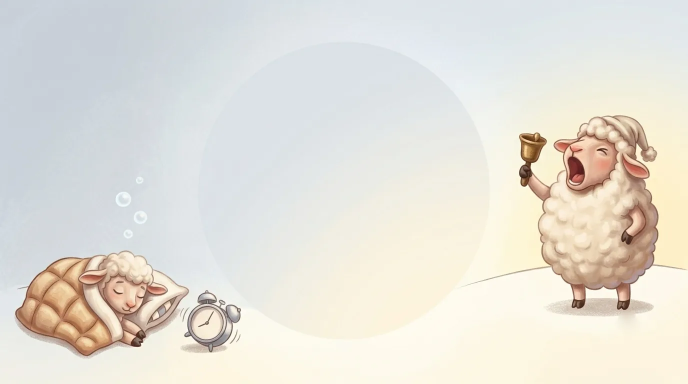
#> input picture frontend/src/assets/verse-alarm/hero-light.webp, 1376 x 768 px, found by its file name (shown at 1/2 size); its folder holds 2 pictures in this run
$ python verse-alarm-mobile-pieces.py
#> lines starting #> are read from the running program, lines starting #| are printed output that depends on the picture
#!/usr/bin/env python3
"""구절 알람 히어로 삽화 — 모바일용 두 조각 잘라내기.

왜 조각을 따로 굽는가
---------------------
PC(≥1440px)에서는 hero-{light,dark}.webp 한 장을 카드에 통째로 깐다. 그림 한가운데의
빈 원이 다이얼(320px) 자리라, 카드가 588px 이상일 때만 좌우 양이 살아남는다.

폰 폭에서는 그 배치가 성립하지 않는다. 카드가 ~330~430px 인데 다이얼은 260px 이라
원/다이얼 비율이 원본(43%)의 두 배 가까이(≈73%) 된다. 원에 맞춰 cover 를 걸면 배율이
600~700px 로 올라가 좌우 양이 화면 밖으로 통째로 잘리고(가운데 빈 원만 남는다),
반대로 그림 전체를 넣으면 양이 손톱만 해진다. 어느 쪽도 배경이 "있는" 그림이 아니다.

그래서 모바일은 장면을 두 조각으로 나눠 카드 양쪽 바닥에 세운다 —
왼쪽엔 자는 새끼양+자명종, 오른쪽엔 종 치는 양. 가운데는 비워 다이얼에 내준다.

가장자리 처리
-------------
CSS mask 로 흐리려면 가로·세로 두 방향 그라디언트를 합성해야 해서(mask-composite)
브라우저 편차가 생긴다. 조각 자체에 알파를 구워 두면 그런 것 없이 어디서나 같다.
  · 바깥쪽(왼 조각의 왼/아래, 오른 조각의 오른/아래)은 불투명 — 카드 모서리에 붙는다.
  · 안쪽·위쪽은 스무스스텝으로 0 까지 흐려 카드 배경으로 녹아든다.

원본은 1376×768. 아래 좌표는 그 기준 실측이다(캐릭터 bbox: 새끼양 x59~479·y510~689,
종 치는 양 x1039~1315·y232~613).
"""
from pathlib import Path

import numpy as np
from PIL import Image

SRC = Path(__file__).resolve().parent.parent / "public" / "images" / "verse-alarm"
OUT = SRC

# 조각 = (crop box, 안쪽 페이드 폭, 위쪽 페이드 폭, 안쪽이 어느 변인지)
#   fade 폭은 crop 좌표 기준. 캐릭터 bbox 바로 앞에서 알파 1 이 되도록 잡았다.
PIECES = {
    # 자는 새끼양 + 자명종 + 꿈 방울(y380~470) — 위 페이드는 방울을 살짝만 먹는다
    "lamb": dict(box=(0, 250, 560, 768), fade_in=130, fade_top=150, inner="right"),
    # 종 치는 양 + 언덕 + 뒤쪽 빛무리 — 왼쪽 페이드는 양(x1039) 앞에서 끝난다
    "sheep": dict(box=(940, 120, 1376, 768), fade_in=85, fade_top=110, inner="left"),
}


def smoothstep(t: np.ndarray) -> np.ndarray:
    t = np.clip(t, 0.0, 1.0)
    return t * t * (3.0 - 2.0 * t)


def alpha_for(w: int, h: int, fade_in: int, fade_top: int, inner: str) -> np.ndarray:
    """안쪽 변과 윗변만 흐려지는 알파 맵(0~1)."""
    x = np.arange(w, dtype=float)
    ax = smoothstep((w - 1 - x) / fade_in) if inner == "right" else smoothstep(x / fade_in)
    y = np.arange(h, dtype=float)
    ay = smoothstep(y / fade_top)
    return np.outer(ay, ax)


def main() -> None:
    for theme in ("light", "dark"):
        base = Image.open(SRC / f"hero-{theme}.webp").convert("RGB")
#> base is the input picture: PIL image 1376x768 RGB; mean R, G, B 227.4, 224.5, 216.7
        for name, spec in PIECES.items():
            crop = base.crop(spec["box"])
            w, h = crop.size
            alpha = alpha_for(w, h, spec["fade_in"], spec["fade_top"], spec["inner"])
            rgba = np.dstack([np.asarray(crop, dtype=np.uint8),
                              (alpha * 255).round().astype(np.uint8)])
            path = OUT / f"mobile-{name}-{theme}.webp"
            Image.fromarray(rgba, "RGBA").save(path, "WEBP", quality=80, method=6)
            print(f"{path.name}: {w}x{h}  {path.stat().st_size / 1024:.1f}KB")
#> this loop made 1 pass
#> pass 1, in main, `crop = base.crop(spec["box"])`:
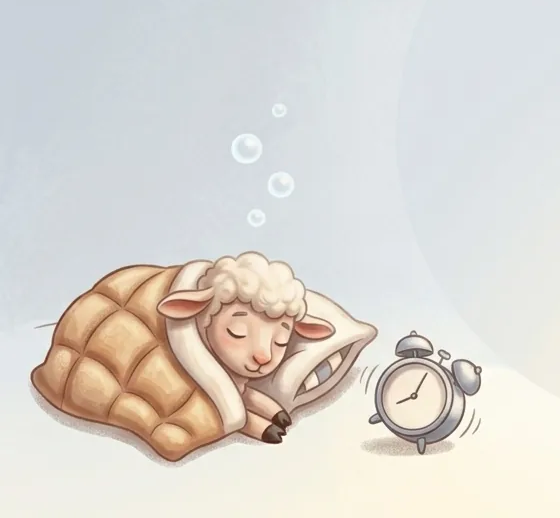
#> crop: PIL image 560x518 RGB; mean R, G, B 219.3, 215.7, 210.3
#> pass 1, in main, `rgba = np.dstack([np.asarray(crop, dtype=np.uint8), (alpha * 255).roun..`:
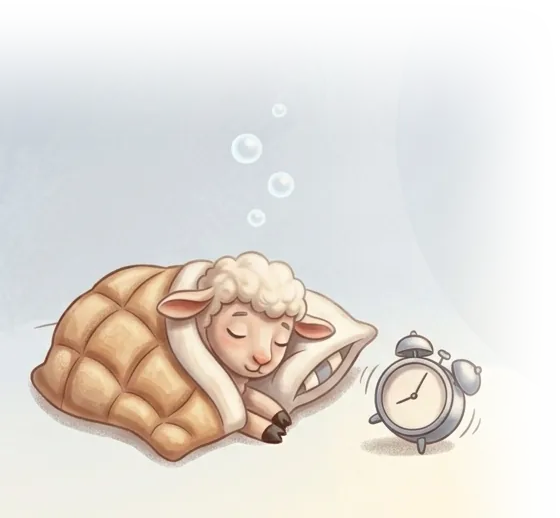
#> rgba: shape (518, 560, 4); mean R, G, B, A 219.3, 215.7, 210.3, 192.4; transparent parts drawn white


if __name__ == "__main__":
#> (the run stopped early here; a loop or call above may not have finished)
